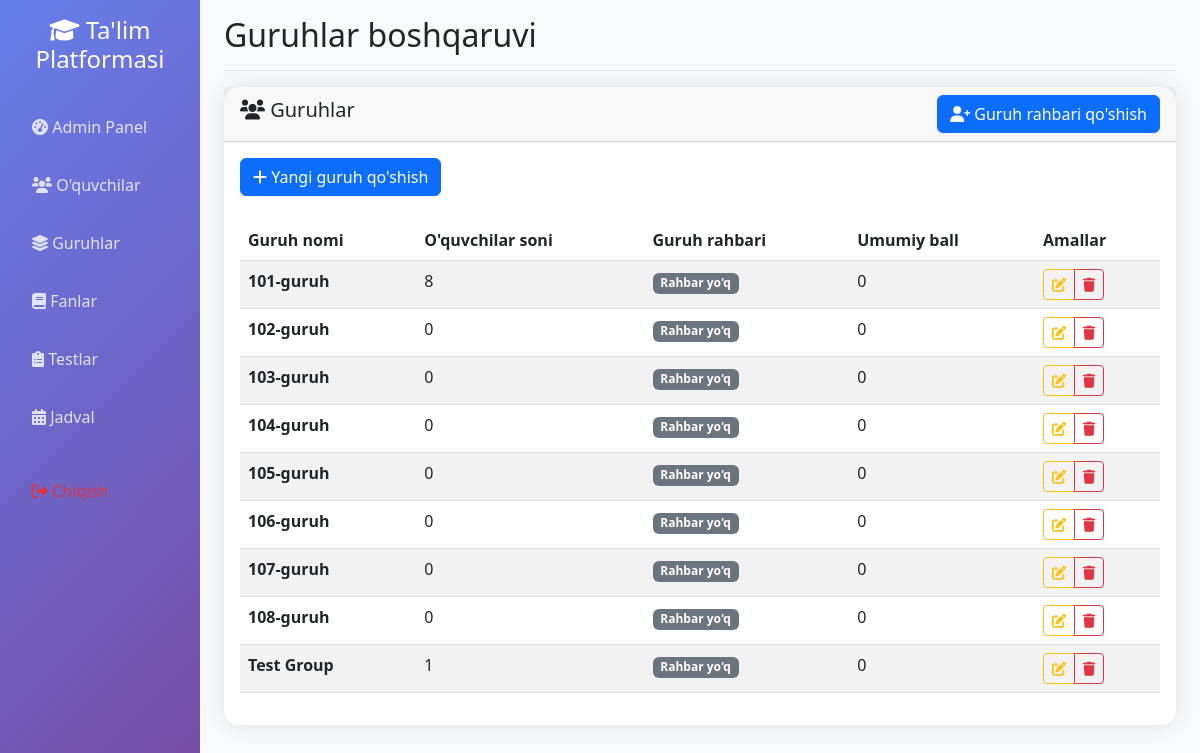
/admin/groups (signed in), run on the app's committed database.
### app.py (models this page shows)
class Group(db.Model):
    __tablename__ = 'group'
    id = db.Column(db.Integer, primary_key=True)
    name = db.Column(db.String(50), unique=True, nullable=False, index=True)
    description = db.Column(db.Text)
    total_score = db.Column(db.Integer, default=0)
    leader = db.relationship('User', backref=db.backref('led_group', uselist=False), foreign_keys=[User.group_id])
    schedules = db.relationship('Schedule', backref='group', lazy=True, cascade='all, delete-orphan')

### app.py (the view)
@app.route('/admin/groups')
def admin_groups():
    if not session.get('logged_in', False) or not session.get('is_admin', False):
        return redirect(url_for('login'))
    groups = Group.query.all()
    return render_template('admin_groups.html', groups=groups)

### app.py (called while the page is built, shortened)
@app.context_processor
def inject_user():
    class CurrentUser:
        def __init__(self):
            self.is_authenticated = session.get('logged_in', False)
            self.is_admin = session.get('is_admin', False)
            self.is_group_leader = session.get('is_group_leader', False)
            self.username = session.get('username', '')
            self.id = session.get('user_id', None)
    return dict(current_user=CurrentUser(), datetime=datetime)

### templates/admin_groups.html (shortened to what this page needs)
{% extends "base.html" %}
{% block page_title %}Guruhlar boshqaruvi{% endblock %}
{% block content %}
<div class="row">
    <div class="col-12">
        <div class="card">
            <div class="card-header d-flex justify-content-between align-items-center">
                <h5><i class="fas fa-users"></i> Guruhlar</h5>
                <button class="btn btn-primary" data-bs-toggle="modal" data-bs-target="#addGroupLeaderModal">
                    <i class="fas fa-user-plus"></i> Guruh rahbari qo'shish
                </button>
            </div>
            <div class="card-body">
                <div class="row mb-4">
                    <div class="col-12">
                        <button class="btn btn-primary" type="button" data-bs-toggle="collapse" data-bs-target="#addGroupForm">
                            <i class="fas fa-plus"></i> Yangi guruh qo'shish
                        </button>
                    </div>
                </div>
                {% if groups %}
                <div class="table-responsive">
                    <table class="table table-striped">
                        <thead>
                            <tr>
                                <th>Guruh nomi</th>
                                <th>O'quvchilar soni</th>
                                <th>Guruh rahbari</th>
                                <th>Umumiy ball</th>
                                <th>Amallar</th>
                            </tr>
                        </thead>
                        <tbody>
                            {% for group in groups %}
                            {% set group_leader = group.students|selectattr('is_group_leader')|first %}
                            <tr>
                                <td><strong>{{ group.name }}</strong></td>
                                <td>{{ group.students|selectattr('is_group_leader', 'equalto', false)|list|length }}</td>
                                <td>
                                    {% if group_leader %}
                                        <span class="badge bg-primary">
                                            {{ group_leader.first_name }} {{ group_leader.last_name }}
                                        </span>
                                    {% else %}
                                        <span class="badge bg-secondary">Rahbar yo'q</span>
                                    {% endif %}
                                </td>
                                <td>{{ group.total_score }}</td>
                                <td>
                                    <div class="btn-group btn-group-sm">
                                        <a href="{{ url_for('admin_edit_group', group_id=group.id) }}" class="btn btn-outline-warning">
                                            <i class="fas fa-edit"></i>
                                        </a>
                                        <a href="{{ url_for('admin_delete_group', group_id=group.id) }}" class="btn btn-outline-danger" onclick="return confirm('Rostdan ham ushbu guruhni o\'chirmoqchimisiz?')">
                                            <i class="fas fa-trash"></i>
                                        </a>
                                    </div>
                                </td>
                            </tr>
                            {% endfor %}
                        </tbody>
                    </table>
                {% else %}
                <div class="text-center py-5">
                    <i class="fas fa-layer-group fa-4x text-muted mb-3"></i>
                    <h4 class="text-muted">Guruhlar mavjud emas</h4>
                    <p class="text-muted">Yangi guruh qo'shing</p>
                </div>
                {% endif %}
            </div>
        </div>
    </div>
</div>
{% endblock %}

### static/css/enhanced_ui.css (style rules this page uses)
.btn-enhanced { position: relative; overflow: hidden; transition: all 0.3s ease; }
.card-enhanced { border: none; box-shadow: 0 10px 30px rgba(0, 0, 0, 0.1); transition: all 0.3s ease; }

### templates/base.html (style rules this page uses)
.card { border: none; border-radius: 15px; box-shadow: 0 0 20px rgba(0,0,0,0.1); transition: transform 0.3s; }

### data on the page
Group: name "101-guruh", students|selectattr "8", total_score "0"
Group: name "102-guruh", students|selectattr "0", total_score "0"
Group: name "103-guruh", students|selectattr "0", total_score "0"
Group: name "104-guruh", students|selectattr "0", total_score "0"
Group: name "105-guruh", students|selectattr "0", total_score "0"
Group: name "106-guruh", students|selectattr "0", total_score "0"
Group: name "107-guruh", students|selectattr "0", total_score "0"
Group: name "108-guruh", students|selectattr "0", total_score "0"
Group: name "Test Group", students|selectattr "1", total_score "0"
